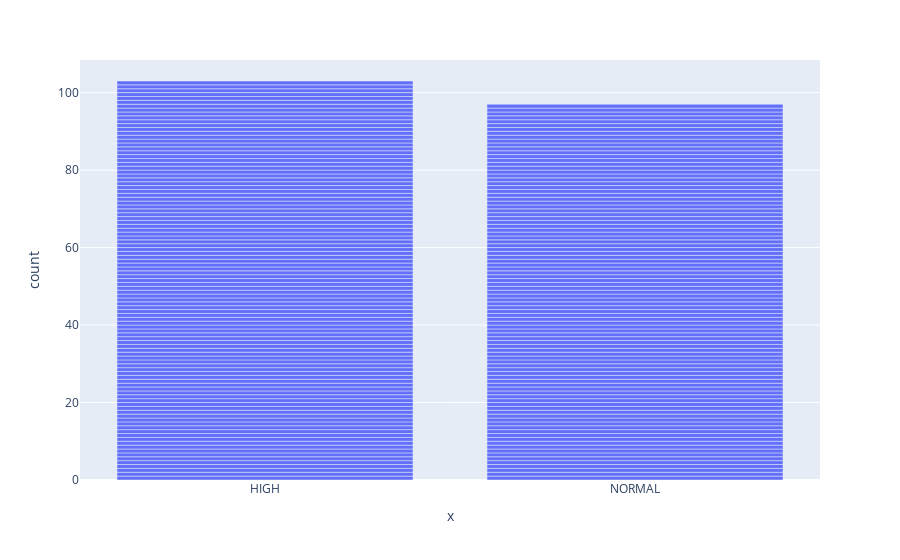

Notebook code for this chart:
### Code cell
fig = px.bar(x=df["Cholesterol"])
fig.show()

### Figure 1 — Plotly figure (JSON) as saved in the notebook; plotly's stock layout.template omitted (floating-point values rounded to 4 significant figures; data arrays with more than 128 entries replaced by an {"elided": "..."} marker saying what was removed)
{"data": [{"alignmentgroup": "True", "hovertemplate": "x=%{x}<br>count=%{y}<extra></extra>", "legendgroup": "", "marker": {"color": "#636efa", "pattern": {"shape": ""}}, "name": "", "offsetgroup": "", "orientation": "v", "showlegend": false, "textposition": "auto", "type": "bar", "x": {"elided": "200 str values"}, "xaxis": "x", "y": {"elided": "200 int values"}, "yaxis": "y"}], "layout": {"autosize": true, "barmode": "relative", "legend": {"tracegroupgap": 0}, "margin": {"t": 60}, "xaxis": {"anchor": "y", "autorange": true, "domain": [0, 1], "range": [-0.5, 1.5], "title": {"text": "x"}, "type": "category"}, "yaxis": {"anchor": "x", "autorange": true, "domain": [0, 1], "range": [0, 108.4], "title": {"text": "count"}, "type": "linear"}}}
